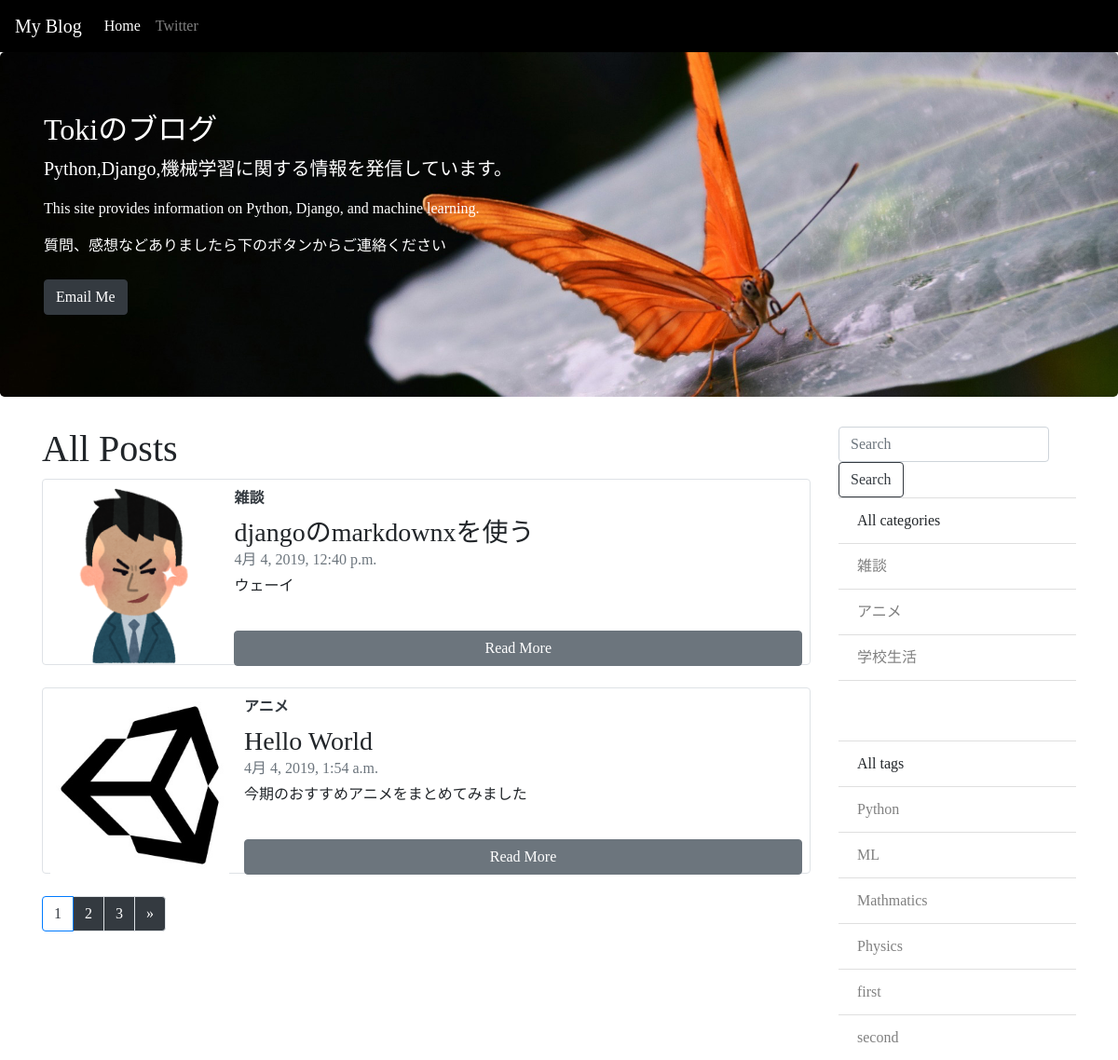
The page / on the database its author committed.
### blog/models.py (models this page shows, shortened)
class Post(models.Model):
    title  = models.CharField('title',max_length=50)
    subtitle = models.CharField('subtitle',max_length=100,blank=True)
    thumbnail = models.ImageField(upload_to='images/')
    text = MarkdownxField('test_text')
    created_at = models.DateTimeField('datetime',default=timezone.now)
    category = models.ForeignKey(Category,verbose_name='category',on_delete=models.PROTECT)
    tag = models.ManyToManyField(Tag,blank=True,verbose_name='tag')

class Category(models.Model):
    name = models.CharField("category name",max_length=255)
    created_at = models.DateTimeField('datetime',default=timezone.now)
    def __str__(self):
        return self.name

class Tag(models.Model): # add
    name = models.CharField("tag",max_length=50)
    created_at = models.DateTimeField("作成日",auto_now_add=True)
    def __str__(self):
        return self.name

### blog/views.py (the view)
# urls.py: path('', views.IndexView.as_view(), name='index'),
class IndexView(generic.ListView):
    model = Post
    paginate_by = 2
    def get_queryset(self):
        queryset = Post.objects.order_by('-created_at')#
        keyword = self.request.GET.get('keyword')#検索フォームからの入力内容を取得
        if keyword:
            queryset = queryset.filter( Q(title__icontains = keyword)|Q(text__icontains = keyword))
        return queryset

### blog/context_processors.py (called while the page is built)
def common(request):
    context = {
        'category_list':Category.objects.all(),
        'tag_list':Tag.objects.all(),
    }
    return context

### blog/templatetags/mytag.py (called while the page is built)
@register.simple_tag
def url_replace(request, field, value):
    url_dict = request.GET.copy()
    url_dict[field] = value
    return url_dict.urlencode()

### blog/templates/blog/post_list.html
{% extends 'blog/base.html' %}
{% load static %}
{% block content %}
   <h1><span style="font-weight:100;">All Posts</span></h1>
{% for post in post_list %}
<div class="post row no-gutters border rounded overflow-hidden flex-md-row mb-4 shadow-sm h-md-250 position-relative">
  <div class="col-auto d-none d-lg-block">
    <img class="thumbnail mt-2 ml-2 pr-2 pb-2 img-fluid" src='{{ post.thumbnail.url }}' >
  </div>
  <div class="col p-2 d-flex flex-column position-static">
    <strong class="d-inline-block mb-2 text-dark">{{ post.category }}</strong>
    <h3 class="mb-0">{{ post.title }}</h3>
    <div class="mb-1 text-muted">{{ post.created_at }}</div>
    <p class="card-text mb-auto">{{post.subtitle}}</p>
    <a href="{% url 'blog:detail' post.pk %}" class="btn btn-secondary" >Read More</a>
  </div>
</div>
{% endfor %}
{% include 'blog/page.html' %}
{% endblock %}

### blog/templates/blog/base.html (shortened to what this page needs)
  {% load static %}
<html>
<head>
  <link rel="stylesheet" href="{% static 'blog/blog.css' %}">
  <link rel="stylesheet" href="https://maxcdn.bootstrapcdn.com/bootstrap/4.0.0-beta.2/css/bootstrap.min.css">
</head>
<body>
  <nav class="navbar navbar-expand-lg navbar-dark">
      <a class="navbar-brand" href="{% url 'blog:index' %}">My Blog</a>
      <div class="collapse navbar-collapse" id="navbarSupportedContent">
        <ul class="navbar-nav mr-auto">
          <li class="nav-item active ">
            <a class="nav-link text-center" href="{% url 'blog:index' %}">Home</a>
          </li>
          <li class="nav-item">
            <a class="nav-link text-center" href="https://twitter.com/tynk03179592?lang=ja">Twitter</a>
          </li>
        </ul>
      </div>
    </nav>
  <div class="jumbotron img-fluid center-block pc">
    <div class="col-auto text-white">
      <h2 class="display-5 title">Tokiのブログ</h2>
      <p class="lead">Python,Django,機械学習に関する情報を発信しています。</p>
      <p>This site provides information on Python, Django, and machine learning.</p>
        <p class="lead">
          <p>質問、感想などありましたら下のボタンからご連絡ください</p>
          <a href="mailto:aef6ji@gmail.com" class="btn btn-dark my-2">Email Me</a>
        </p>
      </div>
    </div>
    <div class="container">
      <div class="row">
        <div class="col-md-9">
          {% block content %}
          {% endblock %}
        </div>
        <div class="col-md-3">
          <form class="form-inline my-2 my-lg-0" method="GET" action = "{% url 'blog:index' %}">
                    <input class="form-control mr-sm-2" type="text" placeholder="Search" aria-label="Search" name ="keyword">
                    <button class="btn btn-outline-dark my-2 my-sm-0" type="submit">Search</button>
          </form>
          <ul class="list-group list-group-flush mb-3">
            <li class="all-posts-title list-group-item">All categories</li>
            {% for category in category_list %}
            <li class="list-group-item"><a  href="{% url 'blog:category' category.pk %}">{{ category }}</a></li>
            {% endfor%}
          </ul>
          <ul class="list-group list-group-flush">
            <li class="list-group-item mt-5">All tags</li>
            {% for tag in tag_list %}
            <li class="list-group-item"><a href="{% url 'blog:tag' tag.name %}">{{ tag }}</a></li>
            {% endfor%}
          </ul>
        </div>
      </div>
  </body>
</html>

### static/blog/blog.css (style rules this page uses)
body { font-weight:100; }
.post { height: 200px; }
.thumbnail { max-height: 200px; max-width: 200px; }
.pc { background-image: url("/static/image/blog-image.jpg"); background-size:cover; }
.pc { display: block !important; }

### blog/templates/blog/base.html (style rules this page uses)
body { font-family: 'Noto Serif SC', serif; }
a { color:gray; }
.navbar { background-color: black; }

### rows shown on the page
Post: thumbnail (picture), category "雑談", title "djangoのmarkdownxを使う", created_at "4月 4, 2019, 12:40 p.m.", subtitle "ウェーイ"
Post: thumbnail (picture), category "アニメ", title "Hello World", created_at "4月 4, 2019, 1:54 a.m.", subtitle "今期のおすすめアニメをまとめてみました"
Category: name "雑談"
Category: name "アニメ"
Category: name "学校生活"
Tag: name "Python"
Tag: name "ML"
Tag: name "Mathmatics"
Tag: name "Physics"
Tag: name "first"
Tag: name "second"

### other values the page prints
{{ link_page }} "1"
{{ link_page }} "2" "3"
